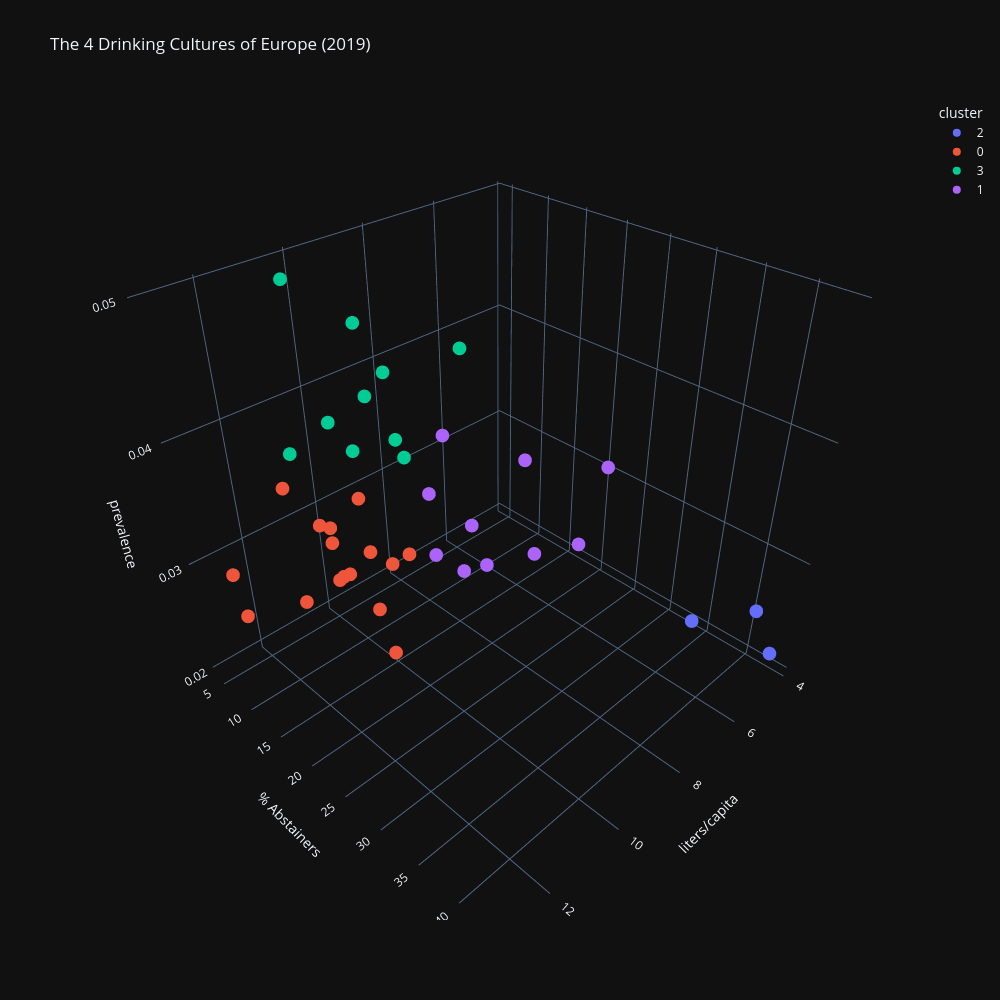

The notebook cell this image was saved under:
### Code cell
fig = px.scatter_3d(cluster_df, 
                    x='liters/capita', 
                    y='abstention_rate', 
                    z='prevalence',
                    color='cluster',
                    hover_name='location',
                    title='The 4 Drinking Cultures of Europe (2019)',
                    template='plotly_dark',
                    width=1000,
                    height=1000,    
                    labels={'val': 'Prevalence (Disorders)', 
                            'liters': 'Liters per Capita', 
                            'abstention_rate': '% Abstainers'})

fig.show()

### Figure 1 — Plotly figure (JSON) as saved in the notebook; plotly's stock layout.template omitted (floating-point values rounded to 4 significant figures)
{"data": [{"hovertemplate": "<b>%{hovertext}</b><br><br>cluster=2<br>liters/capita=%{x}<br>% Abstainers=%{y}<br>prevalence=%{z}<extra></extra>", "hovertext": ["Albania", "Bosnia and Herzegovina", "North Macedonia"], "legendgroup": "2", "marker": {"color": "#636efa", "symbol": "circle"}, "mode": "markers", "name": "2", "scene": "scene", "showlegend": true, "type": "scatter3d", "x": [4.217, 5.083, 4.385], "y": [33.65, 42.65, 43.42], "z": [0.02014, 0.02709, 0.02183]}, {"hovertemplate": "<b>%{hovertext}</b><br><br>cluster=0<br>liters/capita=%{x}<br>% Abstainers=%{y}<br>prevalence=%{z}<extra></extra>", "hovertext": ["Andorra", "Bulgaria", "Croatia", "Czechia", "Estonia", "France", "Germany", "Hungary", "Latvia", "Lithuania", "Luxembourg", "Republic of Moldova", "Romania", "Slovakia", "Slovenia", "Spain"], "legendgroup": "0", "marker": {"color": "#EF553B", "symbol": "circle"}, "mode": "markers", "name": "0", "scene": "scene", "showlegend": true, "type": "scatter3d", "x": [10.53, 10.73, 10.16, 13.05, 11.26, 11.13, 10.82, 10.89, 12.91, 10.62, 10.97, 9.054, 10.77, 10.17, 10.3, 9.923], "y": [10.24, 19.01, 16.23, 10.57, 7.896, 12.93, 10.86, 13.74, 7.94, 7.666, 4.372, 12.73, 11.07, 12.91, 12.6, 12.1], "z": [0.02664, 0.02376, 0.02968, 0.02807, 0.02457, 0.03322, 0.03056, 0.02906, 0.03032, 0.03055, 0.0332, 0.02712, 0.02714, 0.02941, 0.03423, 0.02306]}, {"hovertemplate": "<b>%{hovertext}</b><br><br>cluster=3<br>liters/capita=%{x}<br>% Abstainers=%{y}<br>prevalence=%{z}<extra></extra>", "hovertext": ["Austria", "Belarus", "Belgium", "Denmark", "Ireland", "Poland", "Portugal", "Sweden", "Switzerland", "United Kingdom"], "legendgroup": "3", "marker": {"color": "#00cc96", "symbol": "circle"}, "mode": "markers", "name": "3", "scene": "scene", "showlegend": true, "type": "scatter3d", "x": [11.45, 10.25, 8.93, 9.233, 10.61, 10.83, 9.948, 7.263, 8.59, 9.953], "y": [10.14, 12.14, 12.2, 11.6, 6.412, 12.51, 12.84, 12.44, 9.106, 12.09], "z": [0.03876, 0.0379, 0.03546, 0.04249, 0.04928, 0.04103, 0.04192, 0.04224, 0.03548, 0.04698]}, {"hovertemplate": "<b>%{hovertext}</b><br><br>cluster=1<br>liters/capita=%{x}<br>% Abstainers=%{y}<br>prevalence=%{z}<extra></extra>", "hovertext": ["Cyprus", "Finland", "Greece", "Iceland", "Italy", "Malta", "Netherlands", "Norway", "Russian Federation", "Ukraine"], "legendgroup": "1", "marker": {"color": "#ab63fa", "symbol": "circle"}, "mode": "markers", "name": "1", "scene": "scene", "showlegend": true, "type": "scatter3d", "x": [5.333, 8.24, 6.316, 7.52, 7.817, 6.845, 8.127, 6.433, 7.27, 5.783], "y": [21.39, 12.0, 18.93, 10.79, 14.95, 11.67, 12.1, 12.12, 31.22, 15.09], "z": [0.02495, 0.03113, 0.02475, 0.03488, 0.02411, 0.02566, 0.02511, 0.02097, 0.03859, 0.03155]}], "layout": {"height": 1000, "legend": {"title": {"text": "cluster"}, "tracegroupgap": 0}, "scene": {"domain": {"x": [0, 1], "y": [0, 1]}, "xaxis": {"title": {"text": "liters/capita"}}, "yaxis": {"title": {"text": "% Abstainers"}}, "zaxis": {"title": {"text": "prevalence"}}}, "title": {"text": "The 4 Drinking Cultures of Europe (2019)"}, "width": 1000}}
